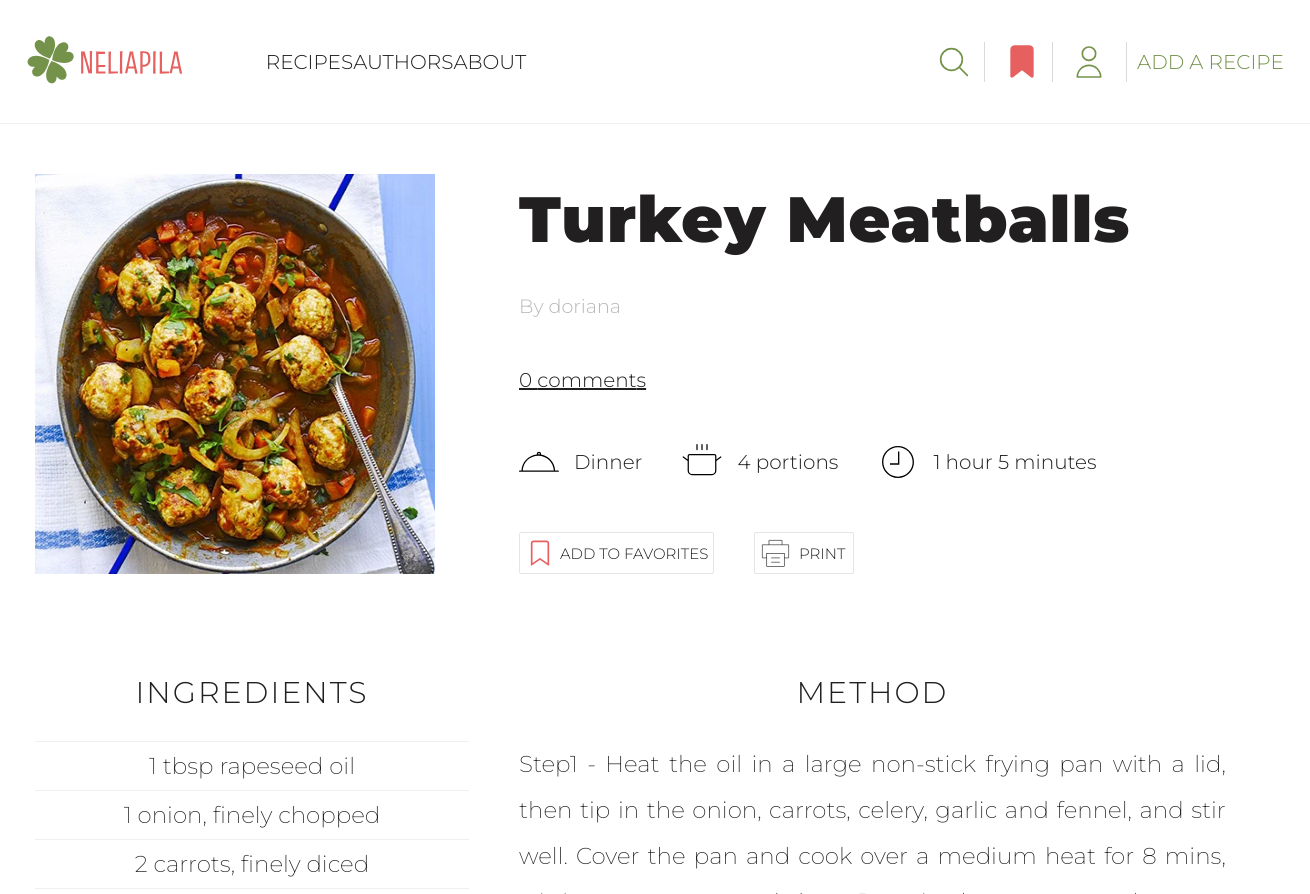
The app's page /recipe/10 (upper part), older data.
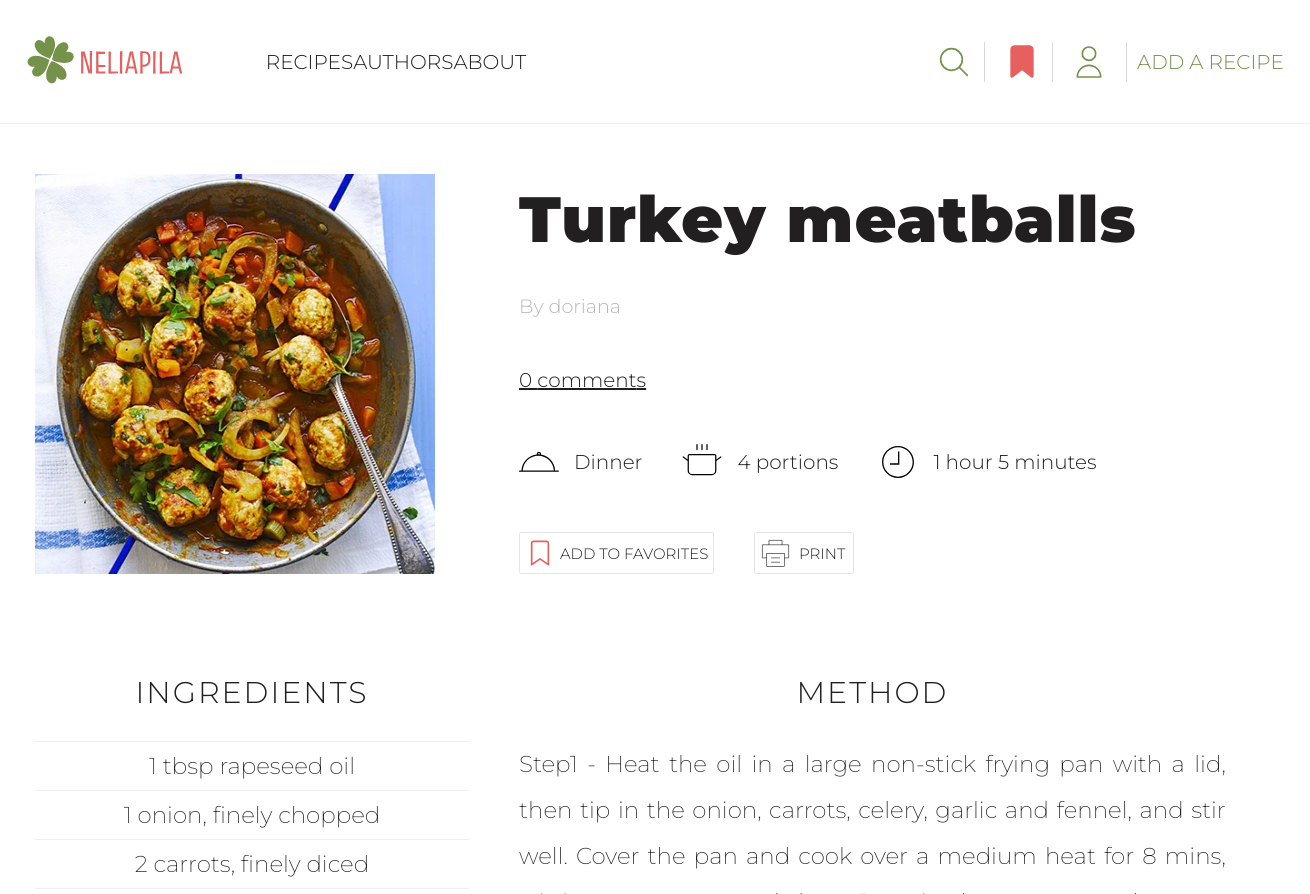
The same page, newer data.
### recipes/models.py (models this page shows, shortened)
class Recipe(models.Model):
    CATEGORY_CHOICES = [
        ('Breakfast', 'Breakfast'),
        ('Lunch', 'Lunch'),
        ('Dinner', 'Dinner'),
        ('Snacks', 'Snacks'),
        ('Desserts', 'Desserts'),
        ('Drinks', 'Drinks'),
        ('Miscellaneous', 'Other')
    ]
    STATUS_CHOICES = [
        (True, 'Approved'),
        (False, 'On moderation'),
    ]
    author = models.ForeignKey(User, on_delete=models.CASCADE, null=True, blank=True)
    title = models.CharField(max_length=50)
    portions = models.PositiveIntegerField(default=1, blank=True, null=True)
    cooking_hours = models.PositiveIntegerField(default=0)
    cooking_minutes = models.PositiveIntegerField(default=0)
    image = models.ImageField(upload_to=recipe_image_path)
    category = models.CharField(max_length=20, choices=CATEGORY_CHOICES)
    ingredients = models.TextField()
    steps = models.TextField()
    is_approved = models.BooleanField(default=False, choices=STATUS_CHOICES)
    date_created = models.DateTimeField(auto_now_add=True)

### recipes/views.py (the view)
# urls.py: path('recipe/<pk>', views.show_specific_recipe, name='specific-recipe'),
def show_specific_recipe(request, pk):
    specific_recipe = Recipe.objects.get(pk=pk, is_approved=True)
    recipe_ingredients = specific_recipe.ingredients.split('\n')
    recipe_ingredients = [ingredient.strip() for ingredient in recipe_ingredients if ingredient.strip()]
    recipe_steps = specific_recipe.steps.split('\n')
    recipe_steps = [step.strip() for step in recipe_steps if step.strip()]
    comments = Comment.objects.filter(recipe=specific_recipe, is_approved=True)
    comments_count = comments.count()
    try:
        favorite_recipes = [favorite.favorite_recipe for favorite in request.user.profile.favorite_set.all()]
    except AttributeError:
        favorite_recipes = ''
    form = CommentForm()
    try:
        if request.method == 'POST':
            if request.user.profile == specific_recipe.author.profile:
                messages.error(request, 'You can`t leave a comment on your own recipe')
                return redirect('specific-recipe', pk=specific_recipe.id)
            else:
                form = CommentForm(request.POST)
                comment = form.save(commit=False)
                comment.recipe = specific_recipe
                comment.owner = request.user.profile
                comment.save()
                messages.success(request, 'Your comment posted successfully. Wait for the admin\'s approval')
                return redirect('specific-recipe', pk=specific_recipe.id)
    except IntegrityError:
        messages.error(request, 'You have already posted the comment')
        return redirect('specific-recipe', pk=specific_recipe.id)
    context = {'recipe': specific_recipe, 'comments_count': comments_count,
               'favorites': favorite_recipes, 'ingredients': recipe_ingredients,
               'steps': recipe_steps, 'form': form, 'comments': comments}
    return render(request, 'recipes/specific-recipe.html', context)

### templates/recipes/specific-recipe.html (shortened to what the changed rows need)
{% extends 'base/base.html' %}
{% load static %}
{% block css %}
<link rel="stylesheet" href="{% static 'recipes/css/specific-recipe.css' %}">
<link rel="stylesheet" href="{% static 'recipes/css/comment-section.css' %}">
{% endblock %}
{% block content %}
<section class="specific-recipe-page">
    <div class="sp-recipe container">
        <div class="specific-recipe-information">
            <section class="information-about-recipe">
                <div class="recipe-image">
                    <img src="{{ recipe.image.url }}" alt="{{ recipe.title }}">
                </div>
                <div class="recipe-main-information">
                    <h1 class="recipe-heading">{{ recipe.title }}</h1>
                    <a class="recipe-author" href="{% url 'profile' recipe.author.id %}">
                        By {{ recipe.author }}</a>
                    <div class="comments-link">
                        <a href="#comments">{{ comments_count }} comment{{ comments_count | pluralize:'s' }}</a>
                    </div>
                    <div class="recipe-info">
                        <div class="category-details">
                            <img src="{% static 'recipes/images/food-category-svg.svg' %}" alt="">
                            <span class="recipe-category">{{ recipe.category }}</span>
                        </div>
                        <div class="portions-details">
                            <img src="{% static 'recipes/images/pot-svg.svg' %}" alt="Pot">
                            <span>{{ recipe.portions }} portion{{ recipe.portions | pluralize:'s' }}</span>
                        </div>
                        <div class="cooking-time-details">
                            <img src="{% static 'recipes/images/clock-svg.svg' %}" alt="Clock">
                            {% if recipe.cooking_hours != 0 and recipe.cooking_minutes != 0 %}
                            <span>{{ recipe.cooking_hours }} hour{{ recipe.cooking_hours | pluralize:'s' }}
                                {{ recipe.cooking_minutes }} minute{{ recipe.cooking_minutes | pluralize:'s' }}</span>
                            {% elif recipe.cooking_hours != 0 and recipe.cooking_minutes == 0 %}
                            <span>{{ recipe.cooking_hours }} hour{{ recipe.cooking_hours | pluralize:'s' }}</span>
                            {% elif recipe.cooking_hours == 0 and recipe.cooking_minutes != 0 %}
                            <span>{{ recipe.cooking_minutes }} minute{{ recipe.cooking_minutes | pluralize:'s' }}
                                </span>
                            {% endif %}
                        </div>
                    </div>
                    <div class="favorite-and-print-links">
                        {% if recipe.is_approved %}
                        <div class="add-to-favourites">
                        </div>
                        <div class="print-recipe">
                        </div>
                        {% endif %}
                    </div>
                </div>
            </section>
        </div>
        <section class="cooking-information">
            <div class="ingredients">
                <h2 class="ingredients-heading">Ingredients</h2>
            </div>
            <div class="steps">
                <h2 class="steps-heading">Method</h2>
            </div>
        </section>
    </div>
</section>
{% endblock %}

Row changes from the older to the newer data that the page shows:
changed Recipe "Dinner": title "Turkey Meatballs" → "Turkey meatballs"
